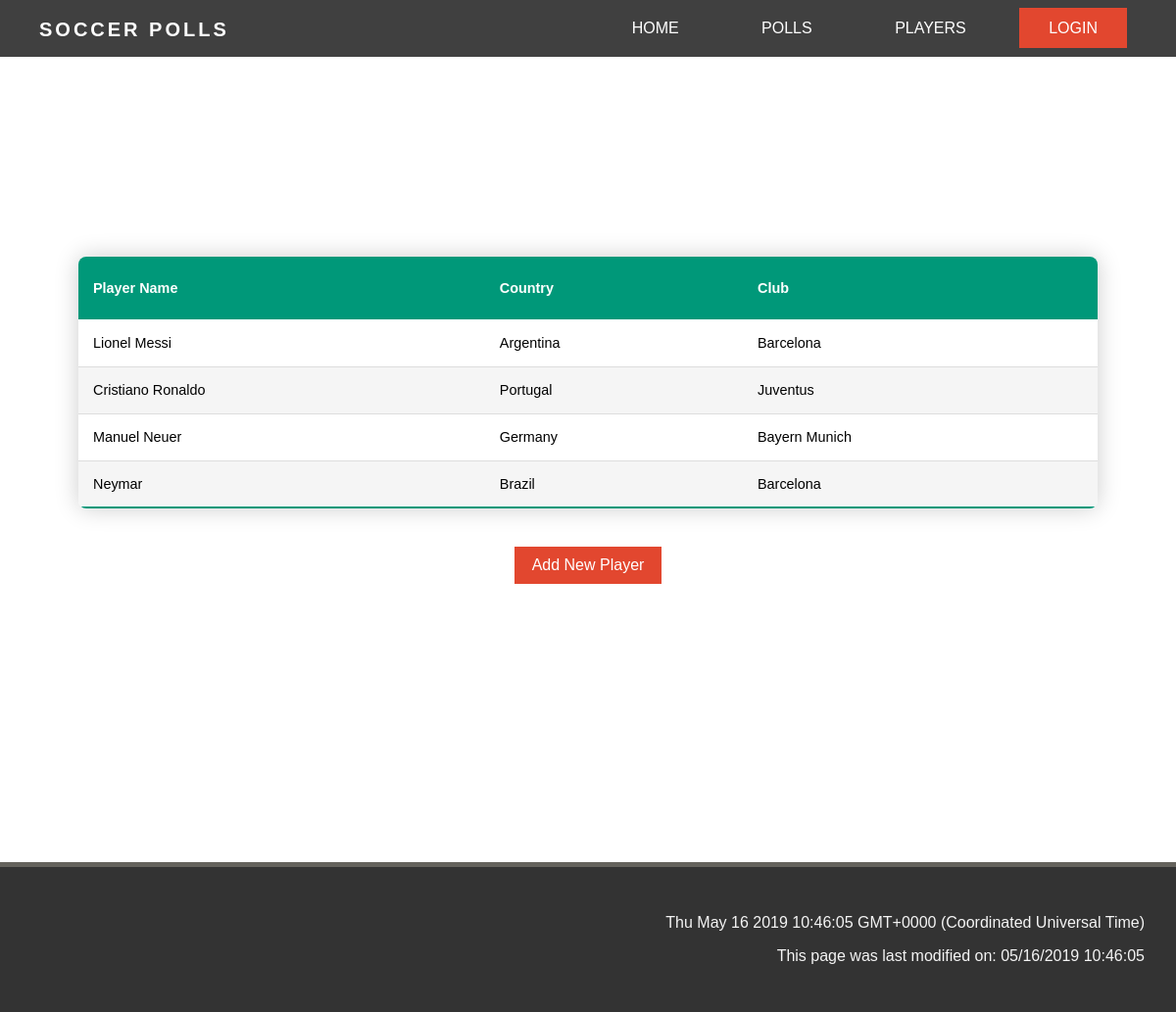
/playerlist, run on an earlier commit of the app's database.
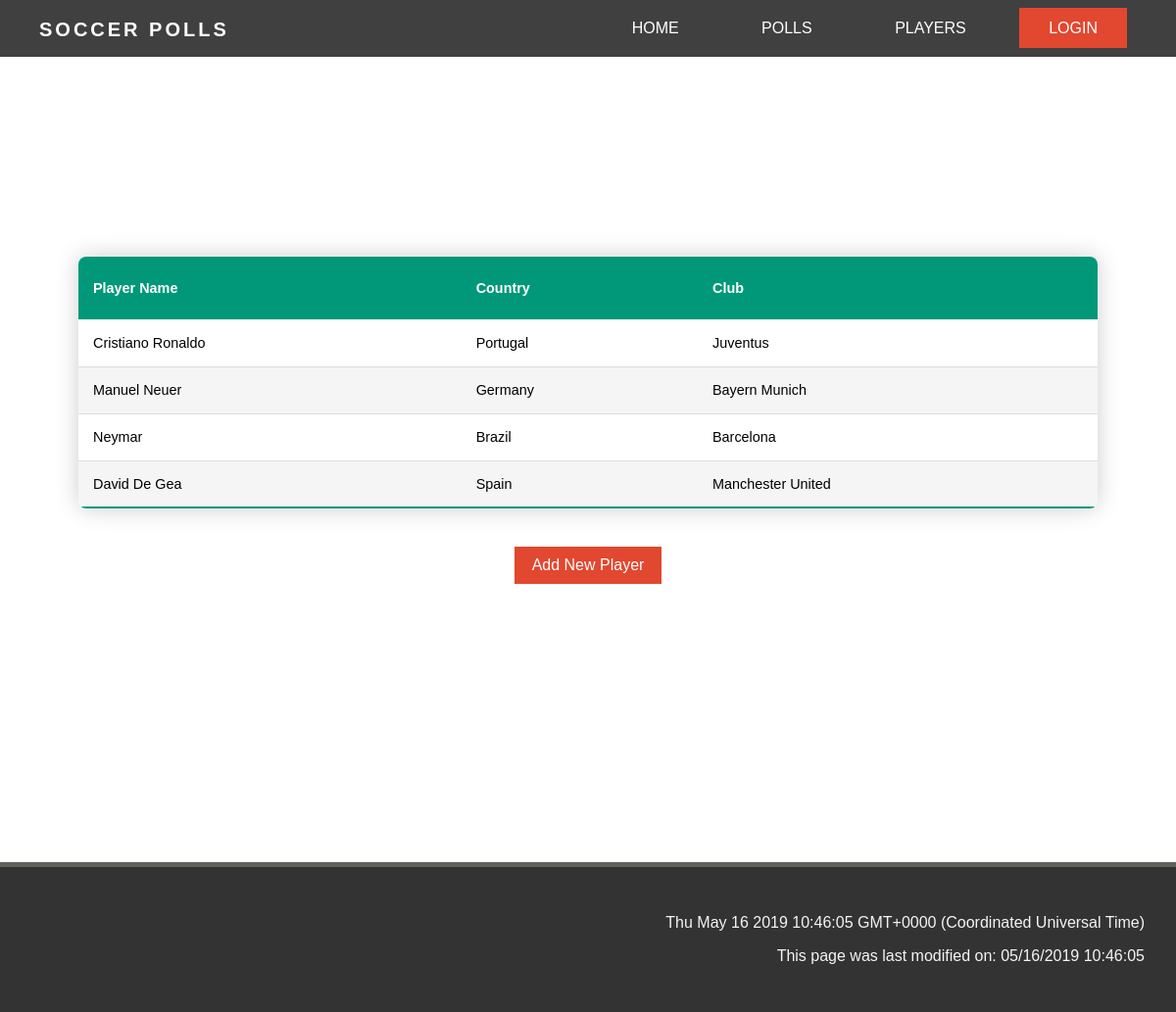
And on a later commit of the database.
### app/models.py (models this page shows, shortened)
class Player(db.Model):
    playerid = db.Column(db.Integer, primary_key=True)
    playername = db.Column(db.String(128), index=True, unique=False)
    nationality = db.Column(db.String(64), index=True, unique=False)
    club = db.Column(db.String(64), index=True, unique=False)
    presentpoll = db.relationship('PollPlayer', backref='playerentry', lazy='dynamic')
    presentvote = db.relationship('PollVote', backref='playervotename', lazy='dynamic')

### app/routes.py (the view)
@app.route('/playerlist')
def playerlist():
    playerlist = Player.query.all()
    return render_template('playerlist.html', playerlist=playerlist)

### app/templates/playerlist.html (shortened to what this page needs)
{% extends "base2.html" %}
{% block content %}
<div class="table-container">
	<table class="table-content">
		<thead>
			<tr>
				<th>Player Name</th>
				<th>Country</th>
				<th>Club</th>
			</tr>
		</thead>
		<tbody>
			{% for player in playerlist %}
			<tr id=player.playerid>
				<td>{{ player.playername }} </td>
				<td>{{ player.nationality }} </td>
				<td>{{ player.club }} </td>
			</tr>
			{% endfor %}
	</table>
	<a href="{{ url_for('playercreate')}}" class="otherbtn">Add New Player </a>
</div>
{% endblock %}

### app/templates/base2.html (shortened to what this page needs)
<!DOCTYPE html>
<head>
    <link rel="stylesheet" href="https://use.fontawesome.com/releases/v5.7.0/css/all.css"
>
    <link rel="stylesheet" type="text/css" href="{{ url_for('static',filename='style/style.css') }}" />
</head>
<body>
    <header>
        <nav class="navbar">
            <div class="logo">Soccer Polls</div>
            <ul class="navbar-not-home">
                <li><a href="{{ url_for('index') }}">Home</a></li>
                <li><a href="{{ url_for('polllist') }}">Polls</a></li>
                <li><a href="{{ url_for('playerlist') }}">Players</a></li>
                {% if current_user.is_anonymous %}
                <li><a id="active" href="{{ url_for('login') }}">Login</a></li>
                {% else %}
                <a id="active" href="{{ url_for('logout') }}">Logout</a>
                {% endif %}
            </ul>
        </nav>
    </header>
    <div>
        {% block content %}
        {% endblock %}
    </div>
    <footer class="dark-background">
        <p id="demo"> </p>
        <p id="demo2"> </p>
    </footer>
</body>
</html>

### app/static/style/style.css (style rules this page uses)
*, *::before, *::after { box-sizing: border-box; }
body { margin: 0; padding: 0; font-family: 'PT Sans', sans-serif; font-weight: 400; background-color: #fff; }
.dark-background { background: #333; color: #f4f4f4; }
footer { padding: 2rem; border-top: 5px solid #64625c; color: #fff; left: 0; bottom: 0; width: 100%; }
footer p { text-align: right; color: #f4f4f4; }
header { text-transform: uppercase; }
.logo { position: fixed; float: left; color: white; font-weight: bold; font-size: 20px; letter-spacing: 3px; padding-left: 40px; line-height: inherit; height: inherit; font-family: 'Work Sans', sans-serif; }
nav { top: 0; left: 0; position: fixed; z-index: 10; width: 100%; line-height: 60px; }
nav ul { line-height: 50px; list-style: none; background: var(--headercolour); overflow: hidden; color: white; text-align: right; margin: 0; padding-right: 40px; transition: 0.3s; }
.navbar-not-home { background: var(--colourchange); }
nav ul li { display: inline-block; padding: 4px 10px;; }
nav ul li a { text-decoration: none; color: white; font-size: 16px; padding: 12px 30px; opacity: 1; position: relative; }
nav ul li a::before { content: ''; display: block; height: 5px; background: white; position: absolute; top: -5px; left: 0; right: 0; transform: scale(0, 1); transition: ease-in-out 0.25s; }
nav ul li a#active, nav ul li a#active:hover { background: var(--redbutton); }
.table-container { width: 100%; min-height: 70vh; display: flex; align-items: center; justify-content: center; margin: 10rem 0; flex-wrap: wrap; padding: 5rem 5rem; }
.table-content { border-collapse: collapse; font-size: 0.9em; border-radius: 0.5rem; overflow: hidden; box-shadow: 0 0 25px rgba(0, 0, 0, 0.2); width: 100%; min-width: 500px; }
.table-content thead tr, .table-content2 thead tr td { background-color: #009879; text-align: left; color: white; font-weight: bold; height: 4rem; }
.table-content tbody tr { height: 3rem; }
.table-content th, .table-content td { padding: 12px 15px; }
.table-content tbody tr { border-bottom: 1px solid #dddddd; }
.table-content tbody tr:nth-of-type(even) { background-color: #f5f5f5; }
.table-content tbody tr:last-of-type { border-bottom: 2px solid #009879; }
.otherbtn { margin: 1rem; width: auto; padding: 10px 18px; background-color: #E2472F; color: white; display: inline-block; text-decoration: none; margin-bottom: auto; }

What changed in the data, as far as the page shows it:
removed Player: playername "Lionel Messi", nationality "Argentina", club "Barcelona"
added Player: playername "David De Gea", nationality "Spain", club "Manchester United"
